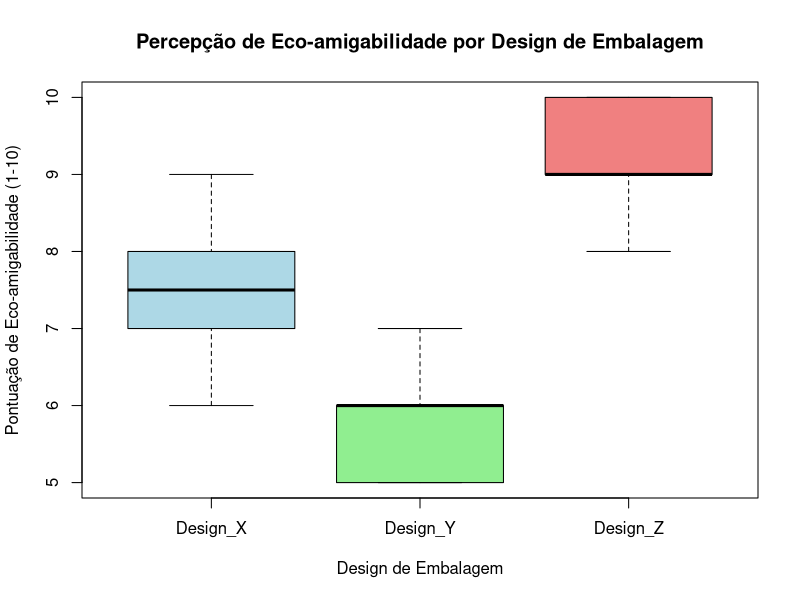

Recreate this plot in R.
# Dados brutos das pontuações de percepção eco-friendly
design_x <- c(7, 8, 7, 9, 8, 7, 6, 8, 7, 9)
design_y <- c(5, 6, 5, 7, 6, 6, 5, 7, 6, 5)
design_z <- c(9, 10, 9, 8, 10, 9, 8, 9, 10, 9)

# Combinar todas as pontuações em um único vetor (variável dependente)
pontuacao_eco <- c(design_x, design_y, design_z)

# Criar um vetor para o fator (design da embalagem)
# O R vai tratar "Design_X", "Design_Y", "Design_Z" como os níveis do fator
design_embalagem <- factor(c(rep("Design_X", 10), rep("Design_Y", 10), rep("Design_Z", 10)))

# Criar um data frame combinando as duas variáveis
dados_embalagem <- data.frame(pontuacao_eco, design_embalagem)

# Definir o nível de significância
alpha <- 0.05 # 5% de significância

# Visualizar os dados com boxplots (muito útil para ter uma ideia das médias e variabilidades)
boxplot(pontuacao_eco ~ design_embalagem, data = dados_embalagem,
        main = "Percepção de Eco-amigabilidade por Design de Embalagem",
        xlab = "Design de Embalagem", ylab = "Pontuação de Eco-amigabilidade (1-10)",
        col = c("lightblue", "lightgreen", "lightcoral"))

# Realizar a Análise de Variância (ANOVA)
# O modelo 'pontuacao_eco ~ design_embalagem' significa que
# queremos explicar a pontuação deco-friendly pelas diferenças no design da embalagem.
modelo_anova_eco <- aov(pontuacao_eco ~ design_embalagem, data = dados_embalagem)

# Exibir o sumário da ANOVA
cat("\n### Sumário da ANOVA de Um Fator (Delineamento Inteiramente Casualizado) ###\n")
summary(modelo_anova_eco)

